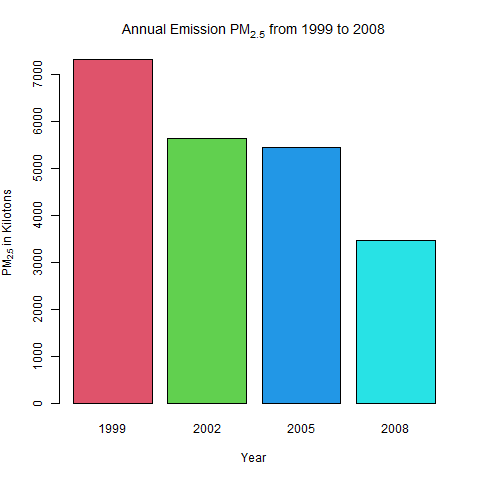

This figure's R source:
total_annual_emissions <- aggregate(Emissions ~ year, NEI, FUN = sum)
color_range <- 2:(length(total_annual_emissions$year)+1)
png(filename = "plot1.png")
with(total_annual_emissions, 
     barplot(height=Emissions/1000, names.arg = year, col = color_range, 
             xlab = "Year", ylab = expression('PM'[2.5]*' in Kilotons'),
             main = expression('Annual Emission PM'[2.5]*' from 1999 to 2008')))